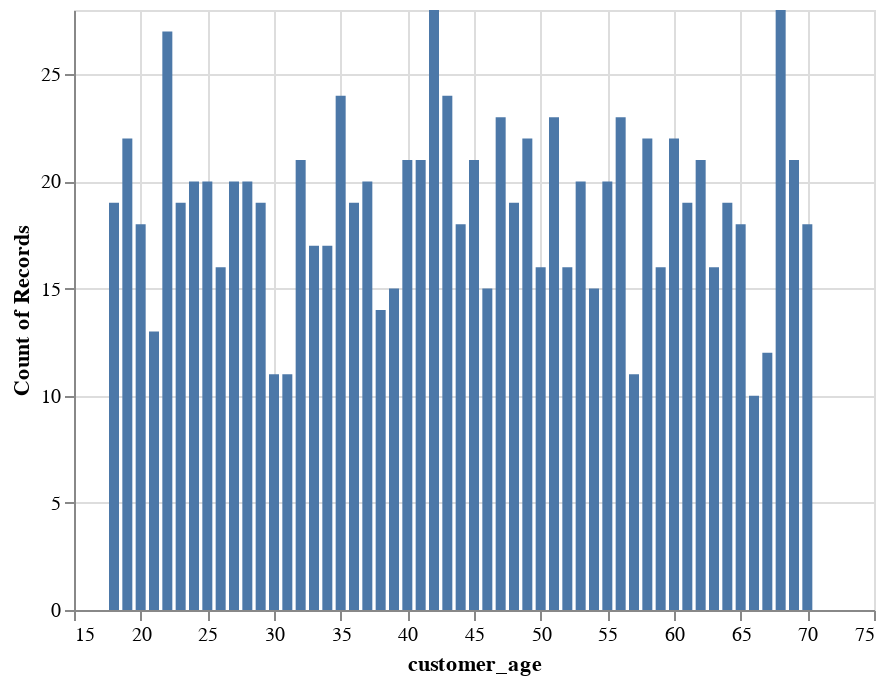

Here is the notebook cell this chart was saved with:
### Code cell
finance_plot = alt.Chart(financial_data[0:1000]).mark_bar().encode(
    x='customer_age',
    y='count()'
)
finance_plot

### Figure 1 — Vega-Lite specification as saved in the notebook (floating-point values rounded to 4 significant figures; data arrays with more than 128 entries replaced by an {"elided": "..."} marker saying what was removed)
{"config": {"view": {"continuousWidth": 400, "continuousHeight": 300}}, "data": {"name": "data-31d63136de4a80850235f53dafea3f0d"}, "mark": "bar", "encoding": {"x": {"field": "customer_age", "type": "quantitative"}, "y": {"aggregate": "count", "type": "quantitative"}}, "$schema": "https://vega.github.io/schema/vega-lite/v4.17.0.json", "datasets": {"data-31d63136de4a80850235f53dafea3f0d": {"elided": "1000 records"}}}
